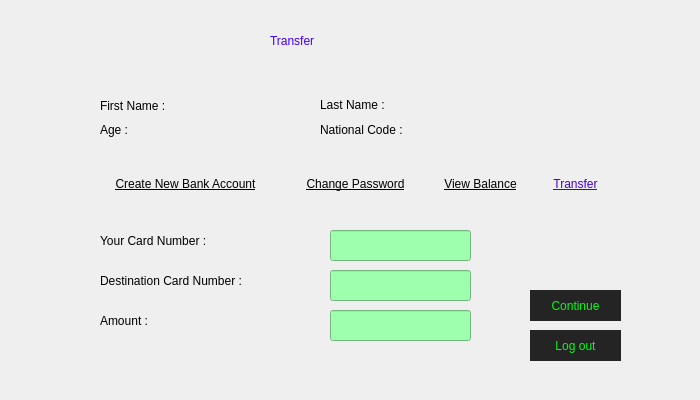
<?xml version="1.0" encoding="UTF-8"?>
<ui version="4.0">
 <class>Transfer</class>
 <widget class="QWidget" name="Transfer">
  <property name="geometry">
   <rect>
    <x>0</x>
    <y>0</y>
    <width>700</width>
    <height>400</height>
   </rect>
  </property>
  <property name="windowTitle">
   <string>Form</string>
  </property>
  <property name="styleSheet">
   <string notr="true">QPushButton {
    background-color: transparent;
    border: none;
}</string>
  </property>
  <widget class="QLabel" name="background">
   <property name="geometry">
    <rect>
     <x>0</x>
     <y>0</y>
     <width>700</width>
     <height>400</height>
    </rect>
   </property>
   <property name="text">
    <string/>
   </property>
   <property name="pixmap">
    <pixmap resource="Panel.qrc">:/images/panel2.png</pixmap>
   </property>
  </widget>
  <widget class="QPushButton" name="createNewBankAccountPB">
   <property name="geometry">
    <rect>
     <x>90</x>
     <y>169</y>
     <width>191</width>
     <height>29</height>
    </rect>
   </property>
   <property name="styleSheet">
    <string notr="true">text-decoration: underline;
font: 10pt &quot;MRT_Sozar&quot;;
color: rgb(0, 0, 0);</string>
   </property>
   <property name="text">
    <string>Create New Bank Account</string>
   </property>
  </widget>
  <widget class="QLabel" name="firstNameL">
   <property name="geometry">
    <rect>
     <x>100</x>
     <y>80</y>
     <width>101</width>
     <height>51</height>
    </rect>
   </property>
   <property name="styleSheet">
    <string notr="true">color: black;
font: 12pt &quot;Tw Cen MT&quot;;
</string>
   </property>
   <property name="text">
    <string>First Name :</string>
   </property>
  </widget>
  <widget class="QLabel" name="ageL">
   <property name="geometry">
    <rect>
     <x>100</x>
     <y>114</y>
     <width>41</width>
     <height>31</height>
    </rect>
   </property>
   <property name="styleSheet">
    <string notr="true">color: black;
font: 10pt &quot;Tw Cen MT&quot;;
</string>
   </property>
   <property name="text">
    <string>Age :</string>
   </property>
  </widget>
  <widget class="QPushButton" name="logoutPB">
   <property name="geometry">
    <rect>
     <x>530</x>
     <y>330</y>
     <width>91</width>
     <height>31</height>
    </rect>
   </property>
   <property name="cursor">
    <cursorShape>PointingHandCursor</cursorShape>
   </property>
   <property name="styleSheet">
    <string notr="true">color: rgb(0, 255, 21);
background-color: rgb(36, 36, 36);
font: 9pt &quot;MRT_Sozar&quot;;</string>
   </property>
   <property name="text">
    <string>Log out</string>
   </property>
   <property name="autoDefault">
    <bool>false</bool>
   </property>
   <property name="default">
    <bool>true</bool>
   </property>
   <property name="flat">
    <bool>false</bool>
   </property>
  </widget>
  <widget class="QLabel" name="ageST">
   <property name="geometry">
    <rect>
     <x>150</x>
     <y>120</y>
     <width>51</width>
     <height>20</height>
    </rect>
   </property>
   <property name="styleSheet">
    <string notr="true">color: rgb(67, 67, 67);</string>
   </property>
   <property name="text">
    <string/>
   </property>
  </widget>
  <widget class="QLabel" name="firstNameST">
   <property name="geometry">
    <rect>
     <x>210</x>
     <y>95</y>
     <width>91</width>
     <height>20</height>
    </rect>
   </property>
   <property name="styleSheet">
    <string notr="true">color: rgb(67, 67, 67);</string>
   </property>
   <property name="text">
    <string/>
   </property>
  </widget>
  <widget class="QLabel" name="nationalCodeL">
   <property name="geometry">
    <rect>
     <x>320</x>
     <y>114</y>
     <width>111</width>
     <height>31</height>
    </rect>
   </property>
   <property name="styleSheet">
    <string notr="true">color: black;
font: 10pt &quot;Tw Cen MT&quot;;
</string>
   </property>
   <property name="text">
    <string>National Code :</string>
   </property>
  </widget>
  <widget class="QPushButton" name="changePasswordPB">
   <property name="geometry">
    <rect>
     <x>290</x>
     <y>169</y>
     <width>131</width>
     <height>29</height>
    </rect>
   </property>
   <property name="styleSheet">
    <string notr="true">text-decoration: underline;
color: rgb(0, 0, 0);
font: 10pt &quot;MRT_Sozar&quot;;
</string>
   </property>
   <property name="text">
    <string>Change Password</string>
   </property>
  </widget>
  <widget class="QLabel" name="lastNameL">
   <property name="geometry">
    <rect>
     <x>320</x>
     <y>79</y>
     <width>101</width>
     <height>51</height>
    </rect>
   </property>
   <property name="styleSheet">
    <string notr="true">color: black;
font: 12pt &quot;Tw Cen MT&quot;;
</string>
   </property>
   <property name="text">
    <string>Last Name :</string>
   </property>
  </widget>
  <widget class="QPushButton" name="viewBalancePB">
   <property name="geometry">
    <rect>
     <x>430</x>
     <y>169</y>
     <width>101</width>
     <height>29</height>
    </rect>
   </property>
   <property name="styleSheet">
    <string notr="true">text-decoration: underline;
color: rgb(0, 0, 0);
font: 10pt &quot;MRT_Sozar&quot;;
</string>
   </property>
   <property name="text">
    <string>View Balance</string>
   </property>
  </widget>
  <widget class="QPushButton" name="transferPB">
   <property name="geometry">
    <rect>
     <x>540</x>
     <y>169</y>
     <width>71</width>
     <height>29</height>
    </rect>
   </property>
   <property name="styleSheet">
    <string notr="true">text-decoration: underline;
color: rgb(64, 0, 225);
font: 10pt &quot;MRT_Sozar&quot;;
</string>
   </property>
   <property name="text">
    <string>Transfer</string>
   </property>
  </widget>
  <widget class="QLabel" name="nationalCodeST">
   <property name="geometry">
    <rect>
     <x>440</x>
     <y>120</y>
     <width>161</width>
     <height>20</height>
    </rect>
   </property>
   <property name="styleSheet">
    <string notr="true">color: rgb(67, 67, 67);</string>
   </property>
   <property name="text">
    <string/>
   </property>
  </widget>
  <widget class="QLabel" name="lastNameST">
   <property name="geometry">
    <rect>
     <x>430</x>
     <y>95</y>
     <width>161</width>
     <height>20</height>
    </rect>
   </property>
   <property name="styleSheet">
    <string notr="true">color: rgb(67, 67, 67);</string>
   </property>
   <property name="text">
    <string/>
   </property>
  </widget>
  <widget class="QLabel" name="originCardNumberL">
   <property name="geometry">
    <rect>
     <x>100</x>
     <y>220</y>
     <width>171</width>
     <height>41</height>
    </rect>
   </property>
   <property name="styleSheet">
    <string notr="true">color: black;
font: 12pt &quot;Tw Cen MT&quot;;
</string>
   </property>
   <property name="text">
    <string>Your Card Number :</string>
   </property>
  </widget>
  <widget class="QLineEdit" name="originCardNumberLE">
   <property name="geometry">
    <rect>
     <x>330</x>
     <y>230</y>
     <width>141</width>
     <height>31</height>
    </rect>
   </property>
   <property name="styleSheet">
    <string notr="true">background-color: rgb(158, 255, 174);
color: rgb(0, 0, 0);
</string>
   </property>
   <property name="text">
    <string/>
   </property>
  </widget>
  <widget class="QLineEdit" name="destiCardNumberLE">
   <property name="geometry">
    <rect>
     <x>330</x>
     <y>270</y>
     <width>141</width>
     <height>31</height>
    </rect>
   </property>
   <property name="styleSheet">
    <string notr="true">background-color: rgb(158, 255, 174);
color: rgb(0, 0, 0);
</string>
   </property>
  </widget>
  <widget class="QLabel" name="destiCardNumberL">
   <property name="geometry">
    <rect>
     <x>100</x>
     <y>260</y>
     <width>221</width>
     <height>41</height>
    </rect>
   </property>
   <property name="styleSheet">
    <string notr="true">color: black;
font: 12pt &quot;Tw Cen MT&quot;;
</string>
   </property>
   <property name="text">
    <string>Destination Card Number :</string>
   </property>
  </widget>
  <widget class="QLabel" name="amountL">
   <property name="geometry">
    <rect>
     <x>100</x>
     <y>300</y>
     <width>81</width>
     <height>41</height>
    </rect>
   </property>
   <property name="styleSheet">
    <string notr="true">color: black;
font: 12pt &quot;Tw Cen MT&quot;;
</string>
   </property>
   <property name="text">
    <string>Amount :</string>
   </property>
  </widget>
  <widget class="QLineEdit" name="amonutLE">
   <property name="geometry">
    <rect>
     <x>330</x>
     <y>310</y>
     <width>141</width>
     <height>31</height>
    </rect>
   </property>
   <property name="styleSheet">
    <string notr="true">background-color: rgb(158, 255, 174);
color: rgb(0, 0, 0);
</string>
   </property>
   <property name="text">
    <string/>
   </property>
  </widget>
  <widget class="QPushButton" name="continuePB">
   <property name="geometry">
    <rect>
     <x>530</x>
     <y>290</y>
     <width>91</width>
     <height>31</height>
    </rect>
   </property>
   <property name="cursor">
    <cursorShape>PointingHandCursor</cursorShape>
   </property>
   <property name="styleSheet">
    <string notr="true">color: rgb(0, 255, 21);
background-color: rgb(36, 36, 36);
font: 9pt &quot;MRT_Sozar&quot;;</string>
   </property>
   <property name="text">
    <string>Continue</string>
   </property>
   <property name="autoDefault">
    <bool>false</bool>
   </property>
   <property name="default">
    <bool>true</bool>
   </property>
   <property name="flat">
    <bool>false</bool>
   </property>
  </widget>
  <widget class="QLabel" name="transferL">
   <property name="geometry">
    <rect>
     <x>270</x>
     <y>10</y>
     <width>151</width>
     <height>61</height>
    </rect>
   </property>
   <property name="styleSheet">
    <string notr="true">color: rgb(64, 0, 255);
font: 800 17pt &quot;Rockwell Extra Bold&quot;;
</string>
   </property>
   <property name="text">
    <string>Transfer</string>
   </property>
  </widget>
 </widget>
 <resources>
  <include location="Panel.qrc"/>
 </resources>
 <connections/>
</ui>
